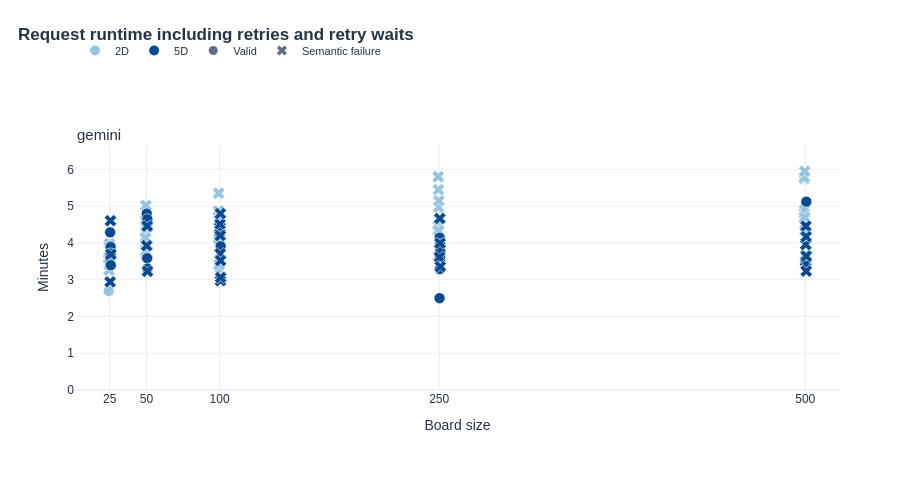

The notebook cell saved with this chart:
### Markdown cell above
## Runtime

One full-width row per model, with actual board-size spacing. Duration is in minutes and includes recorded retries and retry waits. The blue gradient identifies dimension and marker shape identifies outcome. Missing durations are omitted.

### Code cell
view.show_all(figures.plot_runtime(aggregate))
